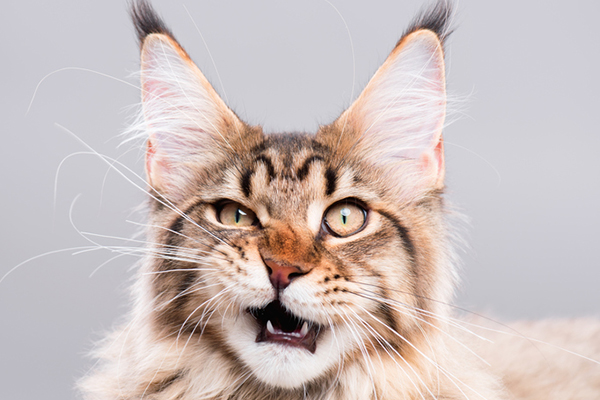
#> input picture sourceImg.jpg, 600 x 400 px
$ python hist.py
#> lines starting #> are read from the running program, lines starting #| are printed output that depends on the picture
#> further down, img is the input picture: shape (400, 600, 3); mean B, G, R 188.6, 190.5, 203.2
import cv2
import numpy as np
import math

def equalizeHist(img):
	with np.errstate(divide='ignore', invalid='ignore'):
		# [5 lines of commented-out code are left out]
		b,g,r = cv2.split(img)
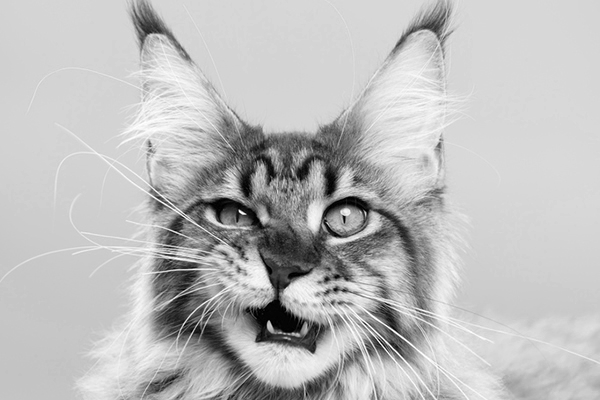
#> b: shape (400, 600); min 0, max 255, mean 188.6
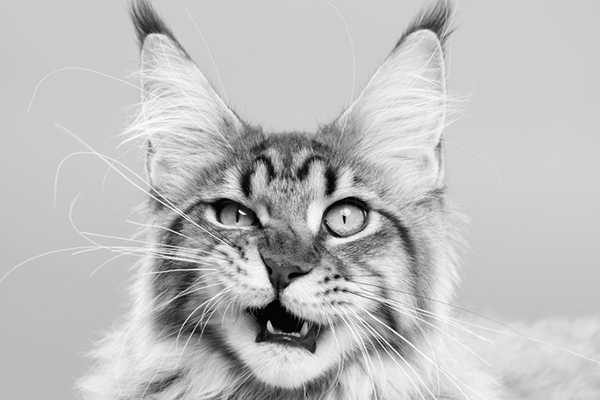
#> g: shape (400, 600); min 0, max 255, mean 190.5
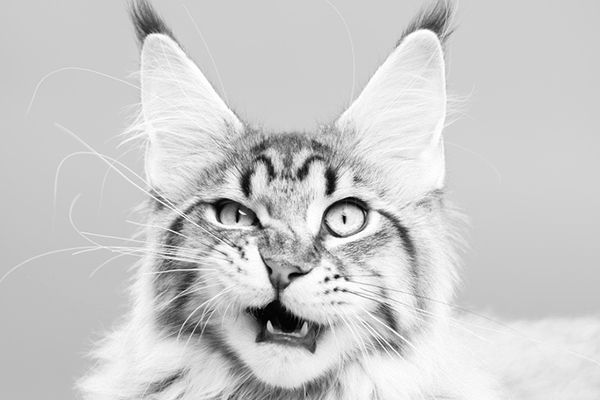
#> r: shape (400, 600); min 0, max 255, mean 203.2
		b = b/255
		g = g/255
		r = r/255
		print(b)
#> (printed output is left out)
		print(g)
#> (printed output is left out)
		print(r)
#> (printed output is left out)

		#for intensity
		I = np.divide(r+g+b, 3)

		#for saturation
		min = np.minimum(np.minimum(r,g),b)
		S = 1 - ((3/(r+g+b)) * min)
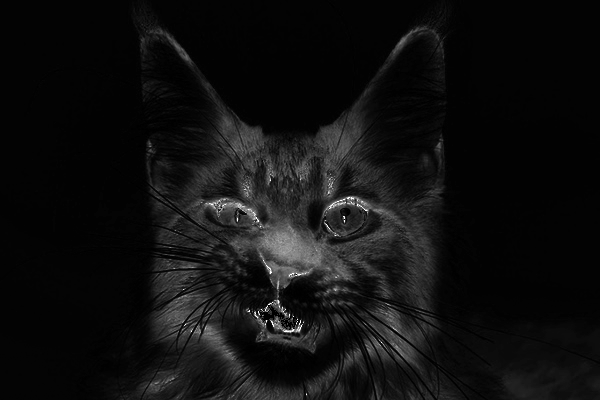
#> S: shape (400, 600) float64; 0% of the values are NaN or infinite; the others: min -2.22e-16, max 1, mean 0.0637; drawn with min black, max white, NaN and infinite black

		#for hue
		H = np.copy(r)

		for i in range(0, b.shape[0]):
			for j in range(0, b.shape[1]):
				H[i][j] = 0.5 * ((r[i][j] - g[i][j]) + (r[i][j] - b[i][j])) /  math.sqrt((r[i][j] - g[i][j])**2 + ((r[i][j] - b[i][j]) * (g[i][j] - b[i][j])))
				H[i][j] = math.acos(H[i][j])

				if b[i][j] <= g[i][j]:
					H[i][j] = H[i][j]
				else:
					H[i][j] = ((360 * math.pi) / 180.0) - H[i][j]
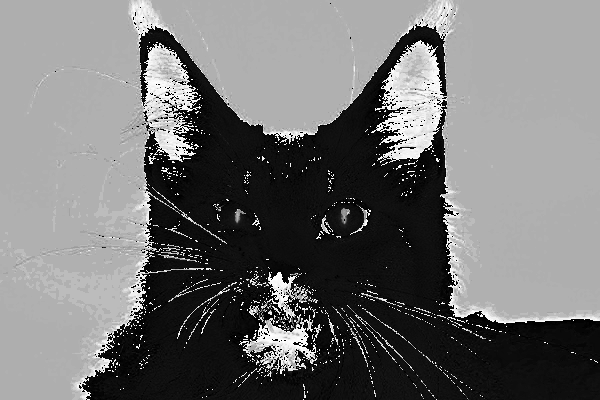
#> H: shape (400, 600) float64; 0.22% of the values are NaN or infinite; the others: min 0, max 6.27, mean 2.84; drawn with min black, max white, NaN and infinite black
		print(H)
#> (printed output is left out)
	hsi = cv2.merge((H,S,I))
#> hsi: shape (400, 600, 3) float64; 0.07% of the values are NaN or infinite; the others: min -2.22e-16, max 6.27, mean 1.22

	cv2.imwrite("hsi.jpg",hsi)


if __name__ == '__main__':
	img = cv2.imread("sourceImg.jpg")
	equalizeHist(img)
